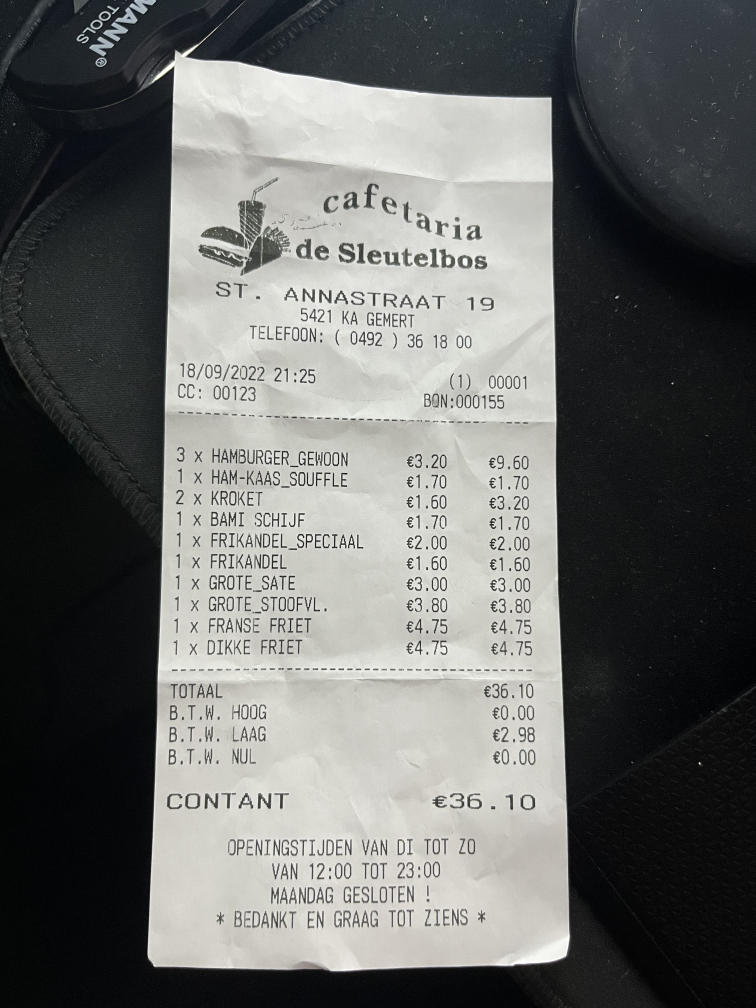
#> input picture receipt.jpg, 3024 x 4032 px (shown at 1/4 size)
$ python prepareImage.py
#> lines starting #> are read from the running program, lines starting #| are printed output that depends on the picture; after the words box and inside, x2 and y2 are one past the last pixel; in counts of white or black regions, pixels touching at a corner belong together
from skimage.filters import threshold_local
import numpy as np
import cv2
import imutils


# =============== Functions to help ============================
# function to order points to proper rectangle
def order_points(pts):

    rect = np.zeros((4, 2), dtype="float32")
    s = pts.sum(axis=1)
    rect[0] = pts[np.argmin(s)]
    rect[2] = pts[np.argmax(s)]
    diff = np.diff(pts, axis=1)
    rect[1] = pts[np.argmin(diff)]
    rect[3] = pts[np.argmax(diff)]
    return rect

# function to transform image to four points
def four_point_transform(image, pts):
    rect = order_points(pts)
    (tl, tr, br, bl) = rect
    widthA = np.sqrt(((br[0] - bl[0]) ** 2) + ((br[1] - bl[1]) ** 2))
    widthB = np.sqrt(((tr[0] - tl[0]) ** 2) + ((tr[1] - tl[1]) ** 2))
    maxWidth = max(int(widthA), int(widthB))
    heightA = np.sqrt(((tr[0] - br[0]) ** 2) + ((tr[1] - br[1]) ** 2))
    heightB = np.sqrt(((tl[0] - bl[0]) ** 2) + ((tl[1] - bl[1]) ** 2))
    maxHeight = max(int(heightA), int(heightB))

    dst = np.array(
        [
            [0, 0],
            [maxWidth - 1, 0],
            [maxWidth - 1, maxHeight - 1],
            [0, maxHeight - 1],
        ],
        dtype="float32",
    )
    M = cv2.getPerspectiveTransform(rect, dst)
    warped = cv2.warpPerspective(image, M, (maxWidth, maxHeight))

    # return the warped image
    return warped

def findLargestCountours(cntList, cntWidths):
    newCntList = []
    newCntWidths = []

    # finding 1st largest rectangle
    first_largest_cnt_pos = cntWidths.index(max(cntWidths))

    # adding it in new
    newCntList.append(cntList[first_largest_cnt_pos])
    newCntWidths.append(cntWidths[first_largest_cnt_pos])

    # removing it from old
    cntList.pop(first_largest_cnt_pos)
    cntWidths.pop(first_largest_cnt_pos)

    # finding second largest rectangle
    seccond_largest_cnt_pos = cntWidths.index(max(cntWidths))

    # adding it in new
    newCntList.append(cntList[seccond_largest_cnt_pos])
    newCntWidths.append(cntWidths[seccond_largest_cnt_pos])

    # removing it from old
    cntList.pop(seccond_largest_cnt_pos)
    cntWidths.pop(seccond_largest_cnt_pos)

    return newCntList, newCntWidths

image = cv2.imread('receipt.jpg')
#> image is the input picture: shape (4032, 3024, 3); mean B, G, R 104.6, 106.4, 105.2
ratio = image.shape[0] / 500.0
#> ratio = 8.06
orig = image.copy()
image = imutils.resize(image, height = 500)
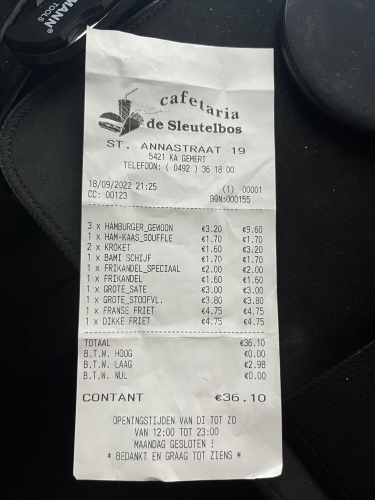
#> image: shape (500, 375, 3); mean B, G, R 104.6, 106.4, 105.2
gray = cv2.cvtColor(image, cv2.COLOR_BGR2GRAY)
gray = cv2.bilateralFilter(gray, 11, 17, 17)  # 11  //TODO 11 FRO OFFLINE MAY NEED TO TUNE TO 5 FOR ONLINE
gray = cv2.medianBlur(gray, 5)
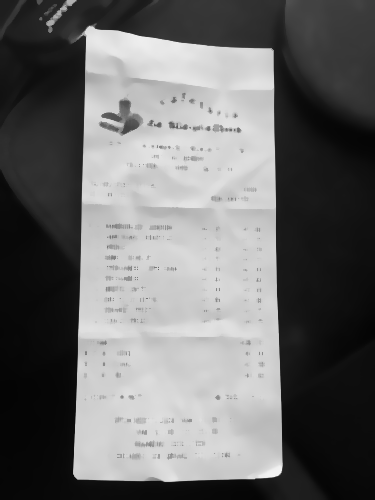
#> gray: shape (500, 375); min 4, max 243, mean 107.9
edged = cv2.Canny(gray, 30, 400)
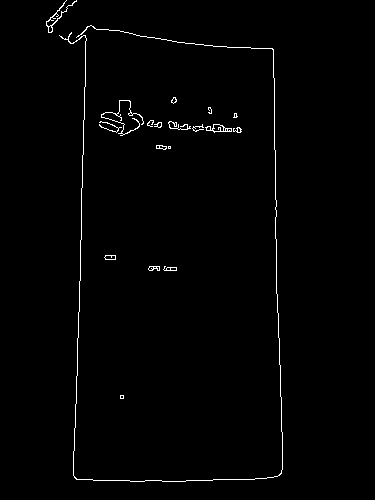
#> edged: shape (500, 375); 1.1% white in thin lines or dots, all inside (x1, y1, x2, y2) = (46, 0, 283, 482)

countours, hierarcy = cv2.findContours(edged, cv2.RETR_LIST, cv2.CHAIN_APPROX_NONE)
#> countours = 41 contours, 28 with area under 20; largest, box (x1, y1, x2, y2) and area: (205, 124, 232, 133) 113, (212, 124, 224, 132) 62, (46, 0, 77, 33) 54, (104, 255, 116, 260) 41, (104, 255, 116, 260) 38
imageCopy = image.copy()
# approximate the contour
cnts = sorted(countours, key=cv2.contourArea, reverse=True)
#> cnts has the same summary as countours
screenCntList = []
scrWidths = []
for cnt in cnts:
    peri = cv2.arcLength(cnt, True)  # cnts[1] always rectangle O.o
    approx = cv2.approxPolyDP(cnt, 0.02 * peri, True)
    screenCnt = approx

    if len(screenCnt) == 4:
        (X, Y, W, H) = cv2.boundingRect(cnt)
        screenCntList.append(screenCnt)
        scrWidths.append(W)
#> this loop made 41 passes
#> (peri, screenCnt, X, Y, W, H) on passes 25, 38, 41: (12, [[120, 395], [120, 398], [123, 398], [123, 395]], 120, 395, 4, 4), (8, [[168, 146], [168, 148], [170, 148], [170, 146]], 168, 146, 3, 3), (5.66, [[168, 147], [169, 146], [170, 147], [169, 148]], 168, 146, 3, 3)
#> peri on passes 1 to 6: 68.97, 46.38, 201.9, 28.83, 29.31, 31.07
#> after the loop, scrWidths = [4, 3, 3]; screenCntList = 3 contours, all with area under 20


screenCntList, scrWidths = findLargestCountours(screenCntList, scrWidths)
#> in findLargestCountours, `first_largest_cnt_pos = cntWidths.index(max(cntWidths))`: first_largest_cnt_pos = 0
#> screenCntList = 2 contours, all with area under 20; scrWidths = [4, 3]


if not len(screenCntList) >= 2:  # there is no rectangle found
    print("No rectangle found")
elif scrWidths[0] != scrWidths[1]:  # mismatch in rect
    print("Mismatch in rectangle")


pts = screenCntList[0].reshape(4, 2)
#> pts = [[120, 395], [120, 398], [123, 398], [123, 395]]
rect = order_points(pts)
#> in order_points, `s = pts.sum(axis=1)`: s = [515, 518, 521, 518]
#> in order_points, `diff = np.diff(pts, axis=1)`: diff = [275, 278, 275, 272]
#> rect = [[120, 395], [123, 395], [123, 398], [120, 398]]


warped = four_point_transform(orig, screenCntList[0].reshape(4, 2) * ratio)
#> in four_point_transform, `rect = order_points(pts)`: rect = [[967.7, 3185.3], [991.9, 3185.3], [991.9, 3209.5], [967.7, 3209.5]]
#> in four_point_transform, `(tl, tr, br, bl) = rect`: tl = [967.7, 3185.3]; tr = [991.9, 3185.3]; br = [991.9, 3209.5]; bl = [967.7, 3209.5]
#> in four_point_transform, `widthA = np.sqrt(((br[0] - bl[0]) ** 2) + ((br[1] - bl[1]) ** 2))`: widthA = 24.19
#> in four_point_transform, `maxWidth = max(int(widthA), int(widthB))`: maxWidth = 24
#> in four_point_transform, `heightA = np.sqrt(((tr[0] - br[0]) ** 2) + ((tr[1] - br[1]) ** 2))`: heightA = 24.19
#> in four_point_transform, `maxHeight = max(int(heightA), int(heightB))`: maxHeight = 24
#> in four_point_transform, `dst = np.array( [ [0, 0], [maxWidth - 1, 0], [maxWidth - 1, maxHeight ..`: dst = [[0, 0], [23, 0], [23, 23], [0, 23]]
#> in four_point_transform, `M = cv2.getPerspectiveTransform(rect, dst)`: M = [[0.951, 1.24e-16, -920], [2.75e-15, 0.951, -3028.3], [1.28e-17, 6.39e-18, 1]]
#> in four_point_transform, `warped = cv2.warpPerspective(image, M, (maxWidth, maxHeight))`:
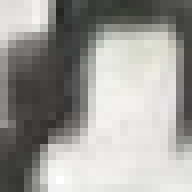
#> warped: shape (24, 24, 3) (shown 8 times larger); mean B, G, R 153.8, 157.3, 157.6
# convert the warped image to grayscale, then threshold it
# to give it that 'black and white' paper effect
warped = cv2.cvtColor(warped, cv2.COLOR_BGR2GRAY)
#> warped: shape (24, 24)
T = threshold_local(warped, 11, offset = 10, method = "gaussian")
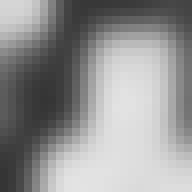
#> T: shape (24, 24) float64 (shown 8 times larger); min 53.54, max 227.9, mean 147
warped = (warped > T).astype("uint8") * 255
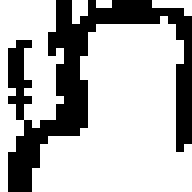
#> warped: shape (24, 24) (shown 8 times larger); 70.8% white; 1 black region, box (x1, y1, x2, y2) and area: (1, 0, 24, 24) 168

    # show the original and warped images

cv2.imshow("Original", image)
#imutils.resize(warped, height = 650)
cv2.imshow("warp", warped )
cv2.waitKey(0)
